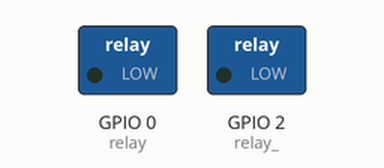
A sketch run on a simulated ESP8266 (NodeMCU). Shown: switched loads named in the sketch (green lamp = pin HIGH). Dashed ring = blinking. WiFi joins after 1.5 s; servers stay silent unless stated; what the sketch prints to the serial monitor is not drawn.

Above: at 1.7 s.
Timing chart, 0 to 4.5 s (numbered marks = the images above):
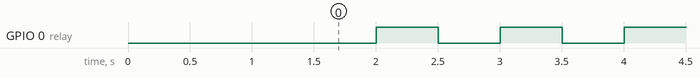

Measured:
- by itself, GPIO 0 (relay): alternates HIGH for 0.50 s and LOW for 0.50 s

The sketch:

ropi.ino
```cpp
#include <ESP8266WiFi.h>
#include <ESP8266WebServer.h>
#include <ArduinoJson.h>

const char *ssid = "Adzka"; // Enter SSID
const char *password = "123456789";

#define relay 0
#define relay_ 2

void setup()
{
    Serial.begin(74880);
    // connect to wifi
    WiFi.begin(ssid, password);
    Serial.println(F("\nConnecting to ") + String(ssid));
    while (WiFi.status() != WL_CONNECTED)
    {
        Serial.print(F("."));
        delay(500);
    }
    pinMode(relay, OUTPUT);
    pinMode(relay_, OUTPUT);

    Serial.println(F("\nConnected to Wifi"));
}

bool on = false;
void loop()
{
    on = !on;
    Serial.println(on);
    digitalWrite(relay, !on);
    delay(500);
}
```
